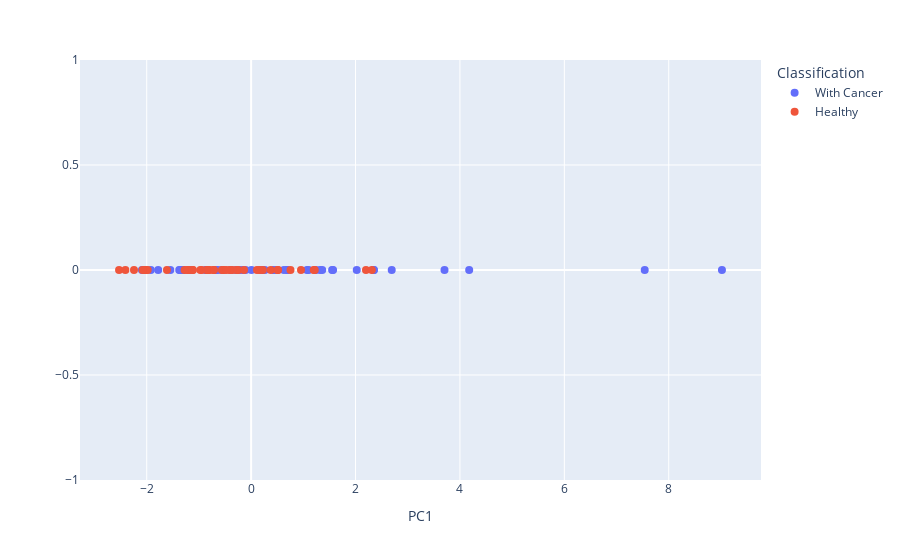

Notebook code for this chart:
### Markdown cell above
### PCA

### Code cell
#Normalize
X=(x_train-np.mean(x_train,axis=0))/np.std(x_train,axis=0)

pca = PCA()
pca.fit(X)
# #PCA eigenvalues/Explained variance
# print("PCA eigenvalues/Explained variance")
# print(pca.explained_variance_)
# print("Sum of eigenvalues="+str(np.sum(pca.explained_variance_)))
# #PCA eigenvectors/Principal components
# print("PCA eigenvectors/Principal components")
# W=pca.components_.T
# print(W)

print("Variance (%) retained accourding to Kaiser: "+str(pca.explained_variance_[0]**2/(np.sum(pca.explained_variance_**2))*100))
print("Variance (%) retained accourding to Scree: "+str(np.sum(pca.explained_variance_[0:6]**2)/(np.sum(pca.explained_variance_**2))*100))


pca2=PCA(n_components=1)

X1D=pca2.fit_transform(X)
#print(np.shape(X1D))

#Plot projected data
fig = px.scatter(x=X1D[:, 0],y=np.zeros(np.shape(X1D)[0]),color=y_train.replace({1: "Healthy", 2: "With Cancer"}),labels=dict(x="PC1", y="", color="Classification"))

fig.update_traces(marker_size=8)
fig.update_xaxes
fig.show()

### Figure 1 — Plotly figure (JSON) as saved in the notebook; plotly's stock layout.template omitted (floating-point values rounded to 4 significant figures)
{"data": [{"hovertemplate": "Classification=With Cancer<br>PC1=%{x}<br>=%{y}<extra></extra>", "legendgroup": "With Cancer", "marker": {"color": "#636efa", "size": 8, "symbol": "circle"}, "mode": "markers", "name": "With Cancer", "orientation": "v", "showlegend": true, "type": "scatter", "x": [1.321, 0.005421, 0.6921, 3.705, 0.6913, -1.322, -1.378, -0.8441, -0.3822, -0.2135, 1.552, 1.102, 1.24, 0.263, -1.78, -1.921, -1.344, -0.6575, -0.5735, 2.693, 2.023, 1.07, -0.1065, -1.359, 4.177, -2.092, 0.6282, -0.8621, -0.2852, 7.54, -0.3953, 0.1971, -0.8721, -0.5243, 0.1857, -0.7017, -0.6529, -1.156, 2.353, 2.35, -1.278, -1.169, -0.8401, 0.4333, 1.57, -0.2673, 9.02, 1.362, 0.4376, -1.548, -0.1728], "xaxis": "x", "y": [0, 0, 0, 0, 0, 0, 0, 0, 0, 0, 0, 0, 0, 0, 0, 0, 0, 0, 0, 0, 0, 0, 0, 0, 0, 0, 0, 0, 0, 0, 0, 0, 0, 0, 0, 0, 0, 0, 0, 0, 0, 0, 0, 0, 0, 0, 0, 0, 0, 0, 0], "yaxis": "y"}, {"hovertemplate": "Classification=Healthy<br>PC1=%{x}<br>=%{y}<extra></extra>", "legendgroup": "Healthy", "marker": {"color": "#EF553B", "size": 8, "symbol": "circle"}, "mode": "markers", "name": "Healthy", "orientation": "v", "showlegend": true, "type": "scatter", "x": [0.1121, -0.8354, 0.2246, -0.2442, -1.206, 0.3765, 0.1627, -0.531, 0.9556, -0.7163, 1.2, -2.013, -0.7924, -0.136, -1.202, 2.2, 0.5166, -1.114, -2.029, -1.124, -1.612, -1.982, -2.409, -2.53, -0.2775, -0.9485, -0.8211, 0.5084, 1.219, -0.3557, -0.9716, -0.5587, -0.407, -2.08, 2.312, 0.7539, -0.4731, -0.7134, -2.244, -1.274, -0.8528], "xaxis": "x", "y": [0, 0, 0, 0, 0, 0, 0, 0, 0, 0, 0, 0, 0, 0, 0, 0, 0, 0, 0, 0, 0, 0, 0, 0, 0, 0, 0, 0, 0, 0, 0, 0, 0, 0, 0, 0, 0, 0, 0, 0, 0], "yaxis": "y"}], "layout": {"legend": {"title": {"text": "Classification"}, "tracegroupgap": 0}, "margin": {"t": 60}, "xaxis": {"anchor": "y", "domain": [0, 1], "title": {"text": "PC1"}}, "yaxis": {"anchor": "x", "domain": [0, 1], "title": {"text": ""}}}}
